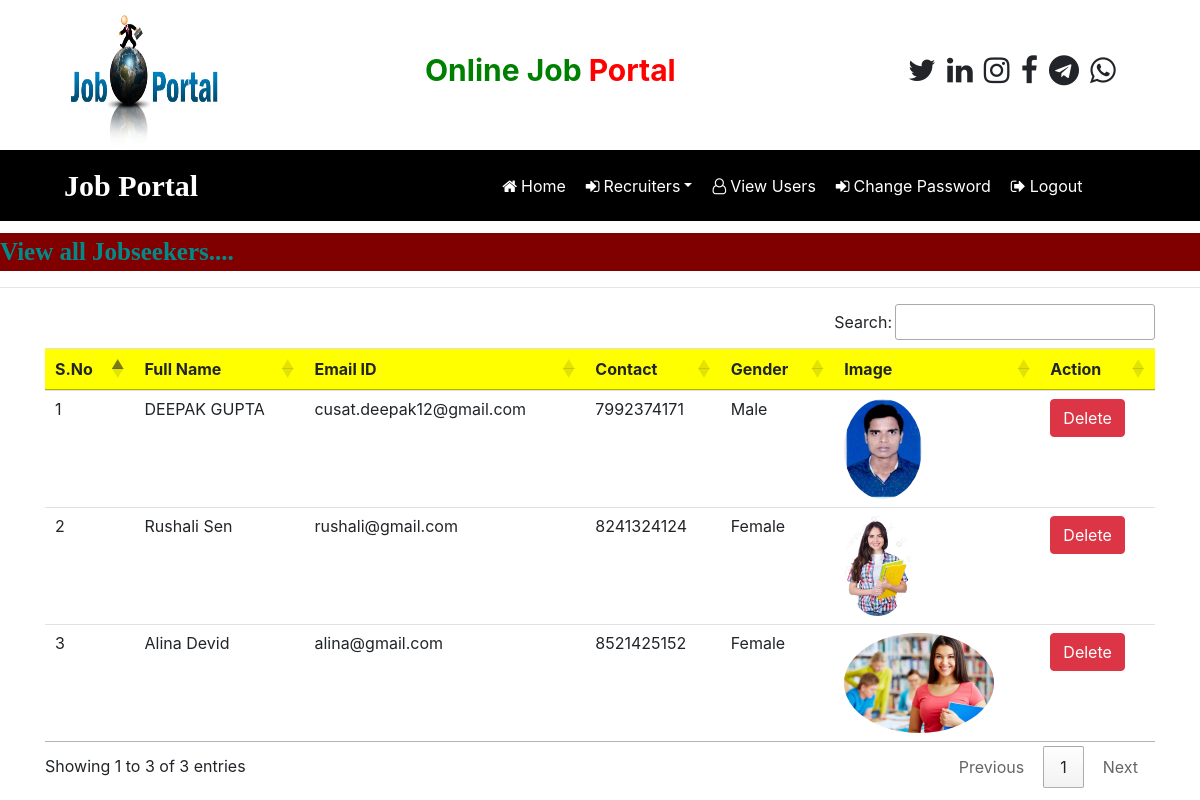
/view_users (signed in), run on the app's committed database.
### job/models.py (models this page shows, shortened)
class StudentUser(models.Model):
    user=models.ForeignKey(User,on_delete=models.CASCADE)
    mobile=models.CharField(max_length=15,null=True)
    image=models.FileField(null=True)
    gender=models.CharField(max_length=10,null=True)
    type=models.CharField(max_length=15,null=True)

### job/views.py (the view)
# urls.py: path('view_users',view_users,name='view_users'),
def view_users(request):
    if not request.user.is_authenticated:
        return redirect('admin_login')
    data=StudentUser.objects.all()
    d={'data':data}
    return render(request,'view_users.html',d)

### job/templates/view_users.html
 {% load static %}
 {% block body %}
 {% include 'admin_navigation.html' %}
   <marquee style="font-family:'Monotype Corsiva';font-size:25px;color:darkcyan;background-color:maroon;font-weight:bold;margin-top:1%">
     View all Jobseekers....
   </marquee>
 <hr>
 <div class="container">
 <table class="table table-hover" id="example">
     <thead>
      <tr style="background-color:#FFFF00">
         <th>S.No</th>
          <th>Full Name</th>
          <th>Email ID</th>
          <th>Contact</th>
          <th>Gender</th>
          <th>Image</th>
          <th>Action</th>
      </tr>
     </thead>
      <tbody>
      {% for i in data %}
         <tr>
             <td> {{forloop.counter}}</td>
             <td> {{i.user.first_name}} {{i.user.last_name}}</td>
             <td> {{i.user.username}}</td>
             <td> {{i.mobile}}</td>
             <td> {{i.gender}}</td>
             <td><img src="{{i.image.url}}" style="width:100p;height:100px;border-radius:50%"></td>
             <td><a href="{% url 'delete_user' i.user.id%}" class="btn btn-danger" onclick="return confirm('Are You Sue?')">Delete</a></td>
         </tr>
      {% endfor %}
      </tbody>
 </table>
</div>
  {% endblock %}

### job/templates/admin_navigation.html (shortened to what this page needs)
<html>
  <head>
    {% load static %}
  <link rel="stylesheet" href="https://maxcdn.bootstrapcdn.com/bootstrap/4.5.2/css/bootstrap.min.css">
  <link rel="stylesheet" href="https://cdnjs.cloudflare.com/ajax/libs/font-awesome/4.7.0/css/font-awesome.min.css">
     <link rel="stylesheet" href=" https://cdn.datatables.net/1.10.24/css/jquery.dataTables.min.css">
      <link rel="stylesheet" href="https://cdn.datatables.net/buttons/1.7.0/css/buttons.dataTables.min.css">
    </head>
    <body>
      <div class="container">
        <div class="row">
            <div class="col-sm-4">
              <img src ="{%static 'images/job3.png'%}" style= "width:180px;height:150px">
            </div>
              <div class="col-sm-4 mt-5">
                 <span style="font-weight:bold;font-size:30px">
                    <span style="color:green">Online Job</span>
                    <span style="color:red">Portal</span>
                 </span>
            </div>
              <div class="col-sm-4 mt-5" style="padding-left:10%">
                <span style="font-weight:bold;font-size:30px">
                    <span><i class="fa fa-twitter pl-1"> </i> </span>
                    <span><i class="fa fa-linkedin pl-1"> </i> </span>
                    <span><i class="fa fa-instagram pl-1"> </i> </span>
                    <span><i class="fa fa-facebook pl-1"> </i> </span>
                    <span><i class="fa fa-telegram pl-1"> </i> </span>
                     <span><i class="fa fa-whatsapp pl-1"> </i> </span>
                 </span>
            </div>
         </div>
      </div>
        <nav class="navbar navbar-expand-sm" style="background-color:black;">
          <a class="navbar-brand text-white pl-5 font-weight-bold" style="font-family:'Monotype Corsiva';font-size:30px">Job Portal</a>
          <ul class="navbar-nav">
            <li class="nav-item">
              <a class="nav-link" href="{%url 'admin_home' %}" style="margin-left:280px"><i class="fa fa-home mr-1"> </i>Home</a>
            </li>
             <li class="nav-item dropdown">
              <a class="nav-link dropdown-toggle" href="#" data-toggle="dropdown"><i class="fa fa-sign-in mr-1"> </i>Recruiters</a>
            </li>
               <li class="nav-item">
              <a class="nav-link" href="{%url 'view_users' %}"><i class="fa fa-user-o mr-1"> </i>View Users</a>
            </li>
             <li class="nav-item">
              <a class="nav-link" href="{%url 'change_passwordadmin' %}" ><i class="fa fa-sign-in mr-1"> </i>Change Password</a>
            </li>
            <li class="nav-item">
              <a class="nav-link" href="{%url 'Logout'%}"><i class="fa fa-sign-out mr-1"> </i>Logout</a>
            </li>
         </ul>
         </nav>
     </body>
</html>

### job/templates/admin_navigation.html (style rules this page uses)
.nav-link { color:white !important; margin-right:4px }

### data on the page
StudentUser: user.first_name "DEEPAK", user.last_name "GUPTA", user.username "cusat.deepak12@gmail.com", mobile "7992374171", gender "Male", image (picture)
StudentUser: user.first_name "Rushali", user.last_name "Sen", user.username "rushali@gmail.com", mobile "8241324124", gender "Female", image (picture)
StudentUser: user.first_name "Alina", user.last_name "Devid", user.username "alina@gmail.com", mobile "8521425152", gender "Female", image (picture)
